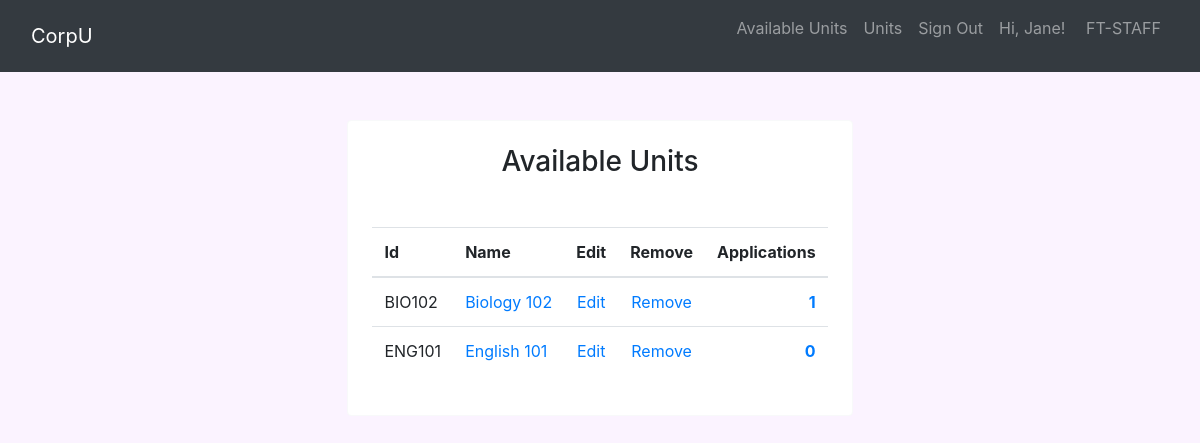
/units_staff_view.php (signed in), run on the app's committed database.
### tables this page shows
CREATE TABLE `unit` (
  `unitCode` varchar(20) NOT NULL,
  `unitName` varchar(255) NOT NULL,
  `vacancyStatus` varchar(255) DEFAULT NULL,
  `courseCode` varchar(20) NOT NULL,
  `unit_description` varchar(10000) DEFAULT NULL
);

### units_staff_view.php (the view, shortened to what this page needs)
<!DOCTYPE html>
<html lang="en">
<head>
    <link rel="stylesheet" href="https://cdn.jsdelivr.net/npm/bootstrap@4.6.2/dist/css/bootstrap.min.css">
    <link rel="stylesheet" href="style/unit.css">
</head>
<body>
<?php
    include 'generateNav.php';
    $nav = generateNav();
    echo $nav;
?>
<?php
    require_once('utilities.php');
    $sql = "SELECT * FROM unit WHERE vacancyStatus='true' ";
    $results = $mysqli->query($sql);
    if (!$results) {
        echo "Error: Our query failed to execute and here is why: " . PHP_EOL;
        echo "Query: " . $sql . PHP_EOL;
        echo "Errno: " . $mysqli->errno . PHP_EOL;
        echo "Error: " . $mysqli->error . PHP_EOL;
        exit;
    } else {
        $table = '';
        while ($data = $results->fetch_object()) {
            $unitCode = $data->unitCode;
            $unitName = $data->unitName;
            $sql = "SELECT DISTINCT userID, unitCode FROM preferences WHERE unitCode='$unitCode' ";
            $result_object = $mysqli->query($sql);
            $n_applicants= $result_object->num_rows;
            $table .= <<<TABLE
            <tr class="classes">
                <td>{$unitCode}</td>
                <td><a href="unit_details.php?unitCode={$unitCode}">{$unitName}</a></td>
                <td style='text-align: center;'><a href="class_sessions_staff_edit.php?unitCode={$unitCode}">Edit</a></td>
                <td style='text-align: center;'><a href="">Remove</a></td>
                <td style='text-align: right;'><a href="class_preferences_staff_view.php?unitCode={$unitCode}"><strong>  $n_applicants</strong></a></td>
            </tr>
TABLE;
        };
    };
    echo <<<EOD
    <div class="container my-5">
        <div class="d-flex align-items-center align-self-center">
            <div class="container-fluid d-flex justify-content-center">
                <div class="card p-4 border-light">
                    <h3 class="text-center mb-5">Available Units</h3>
                    <table class="table">
                        <thead>
                            <tr>
                                <th>Id</th>
                                <th>Name</th>
                                <th>Edit</th>
                                <th>Remove</th>
                                <th>Applications</th>
                            </tr>
                        </thead>
                        <tbody>
                            {$table}
                        </tbody>
                    </table>
                </div>
            </div>
        </div>
    </div>
EOD;
?>
</body>
</html>

### style/unit.css (style rules this page uses)
* { margin:0; padding:0; box-sizing:border-box; }
body { background: #fbf3ff; }
.container { position: relative; max-width: 800px; height: 100px; margin-bottom: 50px; margin-top: 20px; }

### data on the page
unit: unitCode "BIO102", unitName "Biology 102", n_applicants "1"
unit: unitCode "ENG101", unitName "English 101", n_applicants "0"

### other printed values
$_SESSION['givenName'] "Jane"
